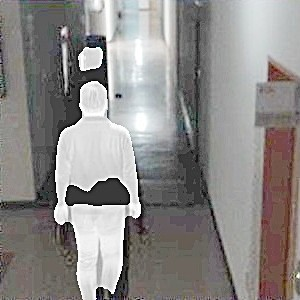
%> input picture final_result.jpg, 300 x 300 px
$ octave sf2.m   (GNU Octave 9; MATLAB toolbox functions it lacks are replaced by stand-ins)
%> lines starting %> are read from the running program, lines starting %| are printed output that depends on the picture
clc; clear all; close all;

% Step 1: Read and preprocess the image
img = imread("final_result.jpg");  % Replace with your image
%> img is the input picture: size 300x300x3 uint8; mean R, G, B 140.8, 137.8, 136.1
if size(img, 3) == 3
    img = rgb2gray(img);
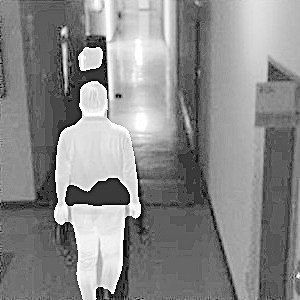
%> img: size 300x300 uint8; min 0, max 255, mean 138.5
end
img = double(img);  % Convert to double
%> img: size 300x300 double

% Step 2: Get image dimensions
[M, N] = size(img);
%> M = 300; N = 300

% Step 3: Compute RF (horizontal differences)
rf_sum = 0;
for i = 1:M
    for j = 2:N
        diff_val = img(i, j) - img(i, j-1);
        rf_sum = rf_sum + diff_val^2;
    end
end
%> after the loop, rf_sum = 46817012
RF = sqrt(rf_sum);
%> RF = 6842.3

% Step 4: Compute CF (vertical differences)
cf_sum = 0;
for j = 1:N
    for i = 2:M
        diff_val = img(i, j) - img(i-1, j);
        cf_sum = cf_sum + diff_val^2;
    end
end
%> after the loop, cf_sum = 25809276
CF = sqrt(cf_sum);
%> CF = 5080.3

% Step 5: Compute SF
SF = sqrt(RF^2 + CF^2);
%> SF = 8522.1

% Step 6: Display result
fprintf('Spatial Frequency (SF): %.4f\n', SF);
%| Spatial Frequency (SF): 8522.1058
